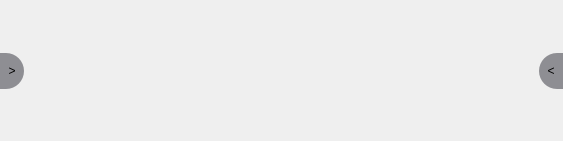
<?xml version="1.0" encoding="UTF-8"?>
<ui version="4.0">
 <class>CusListWidget</class>
 <widget class="QWidget" name="CusListWidget">
  <property name="geometry">
   <rect>
    <x>0</x>
    <y>0</y>
    <width>563</width>
    <height>141</height>
   </rect>
  </property>
  <property name="windowTitle">
   <string>Form</string>
  </property>
  <layout class="QHBoxLayout" name="horizontalLayout_2">
   <property name="spacing">
    <number>0</number>
   </property>
   <property name="leftMargin">
    <number>0</number>
   </property>
   <property name="topMargin">
    <number>0</number>
   </property>
   <property name="rightMargin">
    <number>0</number>
   </property>
   <property name="bottomMargin">
    <number>0</number>
   </property>
   <item>
    <layout class="QHBoxLayout" name="horizontalLayout">
     <item>
      <layout class="QVBoxLayout" name="verticalLayout">
       <item>
        <spacer name="verticalSpacer">
         <property name="orientation">
          <enum>Qt::Vertical</enum>
         </property>
         <property name="sizeHint" stdset="0">
          <size>
           <width>20</width>
           <height>40</height>
          </size>
         </property>
        </spacer>
       </item>
       <item>
        <widget class="QPushButton" name="pushButton_left">
         <property name="minimumSize">
          <size>
           <width>24</width>
           <height>36</height>
          </size>
         </property>
         <property name="maximumSize">
          <size>
           <width>24</width>
           <height>36</height>
          </size>
         </property>
         <property name="styleSheet">
          <string notr="true">QPushButton
{
border: none;
border-radius: 18px;
border-top-left-radius: 0px;
border-bottom-left-radius: 0px;
background-color: rgba(44, 45, 54,0.5);
}

QPushButton:hover
{
background-color: rgba(44, 45, 54,0.8);
}</string>
         </property>
         <property name="text">
          <string>&gt;</string>
         </property>
        </widget>
       </item>
       <item>
        <spacer name="verticalSpacer_2">
         <property name="orientation">
          <enum>Qt::Vertical</enum>
         </property>
         <property name="sizeHint" stdset="0">
          <size>
           <width>20</width>
           <height>40</height>
          </size>
         </property>
        </spacer>
       </item>
      </layout>
     </item>
     <item>
      <spacer name="horizontalSpacer">
       <property name="orientation">
        <enum>Qt::Horizontal</enum>
       </property>
       <property name="sizeHint" stdset="0">
        <size>
         <width>40</width>
         <height>20</height>
        </size>
       </property>
      </spacer>
     </item>
     <item>
      <layout class="QVBoxLayout" name="verticalLayout_2">
       <item>
        <spacer name="verticalSpacer_4">
         <property name="orientation">
          <enum>Qt::Vertical</enum>
         </property>
         <property name="sizeHint" stdset="0">
          <size>
           <width>20</width>
           <height>40</height>
          </size>
         </property>
        </spacer>
       </item>
       <item>
        <widget class="QPushButton" name="pushButton_right">
         <property name="minimumSize">
          <size>
           <width>24</width>
           <height>36</height>
          </size>
         </property>
         <property name="maximumSize">
          <size>
           <width>24</width>
           <height>36</height>
          </size>
         </property>
         <property name="styleSheet">
          <string notr="true">QPushButton
{
border: none;
border-radius: 18px;
border-top-right-radius: 0px;
border-bottom-right-radius: 0px;
background-color: rgba(44, 45, 54,0.5);
}

QPushButton:hover
{
background-color: rgba(44, 45, 54,0.8);
}</string>
         </property>
         <property name="text">
          <string>&lt;</string>
         </property>
        </widget>
       </item>
       <item>
        <spacer name="verticalSpacer_3">
         <property name="orientation">
          <enum>Qt::Vertical</enum>
         </property>
         <property name="sizeHint" stdset="0">
          <size>
           <width>20</width>
           <height>40</height>
          </size>
         </property>
        </spacer>
       </item>
      </layout>
     </item>
    </layout>
   </item>
  </layout>
 </widget>
 <resources/>
 <connections/>
</ui>
